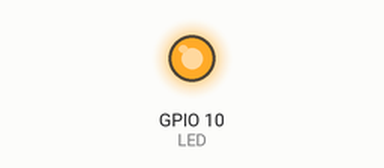
This program was run on a simulated ESP8266 board running MicroPython. Shown: output pins drawn as LEDs (lit = HIGH). The modem accepts every AT command (registered, SIM ready, sends succeed) and sends nothing else; the modem answers ERROR to commands that open or use a data connection; what the program prints to the serial console is not drawn.

Above: at 0.1 s.
At 1.1 s:
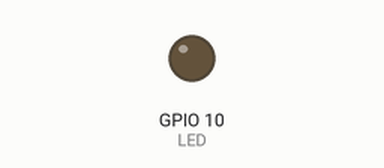
Timing chart, 0 to 2.6 s (numbered marks = the images above):
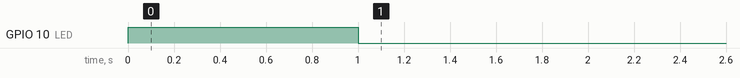

The program:

ESP01s.py
```python
from machine import Pin, UART
import utime
uart1 = UART(1,baudrate=115200,rx=Pin(5),tx=Pin(4))   #ESP01S出厂时的波特率为115200(OR UART0:0,1,0)
LED = Pin(10, Pin.OUT)
LED.value(1)
utime.sleep(1)
LED.value(0)
# 定义树莓派Pico+ESP01S无线模块连接到WiFi函数
# 向树莓派Pico的ESP01S无线模块发送AT命令，连接到本地可用的WiFi
def ConnectToWiFi():
    uart1.write("AT+RST\r\n")         # 复位ESP01S无线模块
    utime.sleep(2)

    uart1.write("AT+CWMODE=1\r\n")    # 使用Station模式
    utime.sleep(3)

    uart1.write("AT+CIPMUX=0\r\n")    # 0:使用单连接模式
    utime.sleep(1)

    uart1.write('''AT+CWJAP="China_No.1","guo123456"\r\n''')
    # 连接网络热点，ssid：H3C_202, psw：abcde12345
    utime.sleep(10)    # 延时10s

    # uart1.write("AT+CWLAP")    # 不是必须
    # utime.sleep(1)
    uart1.write('''AT+CIPSTART="UDP","192.168.43.119",5000,5000,2\r\n''')
    # 192.168.124.2为本人智能手机使用的IP地址
    # 192.168.124.6为Pico+ESP01使用的IP地址
    utime.sleep(4)
ConnectToWiFi()
# 执行循环主程序
while True:
    if uart1.any():   # 判断是否有数据可以接收
        buffer = uart1.readline()       # 读取字符串数据
        data = buffer.decode('utf-8')   # 以UTF-8编码格式对buffer字符串进行解码
        print(data)
    if data.find("开灯")>0:    # 若查找接收到的字符串为"开灯",则Pico板载LED点亮(未找到返回-1)
        LED.value(1)
    if data.find("关灯")>0:   # 若查找接收到的字符串为"关灯",则Pico板载LED熄灭(未找到返回-1)
        LED.value(0)
```
